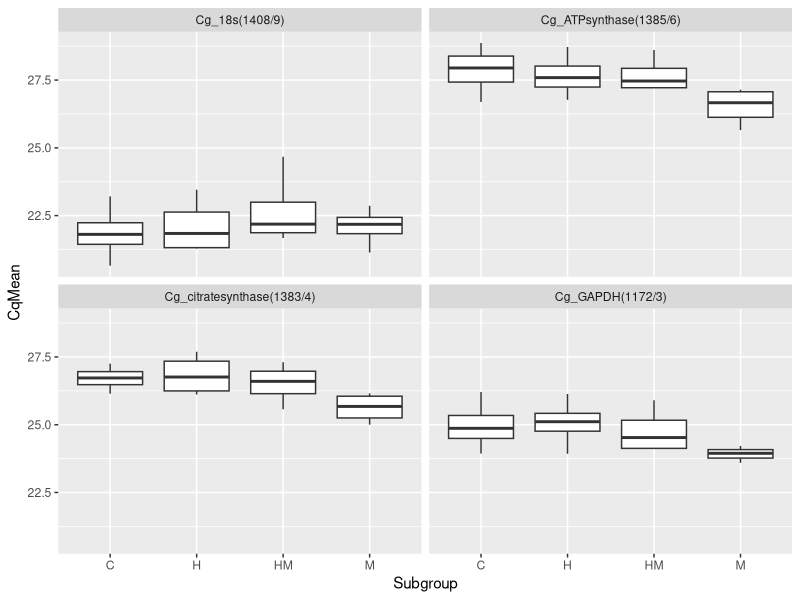
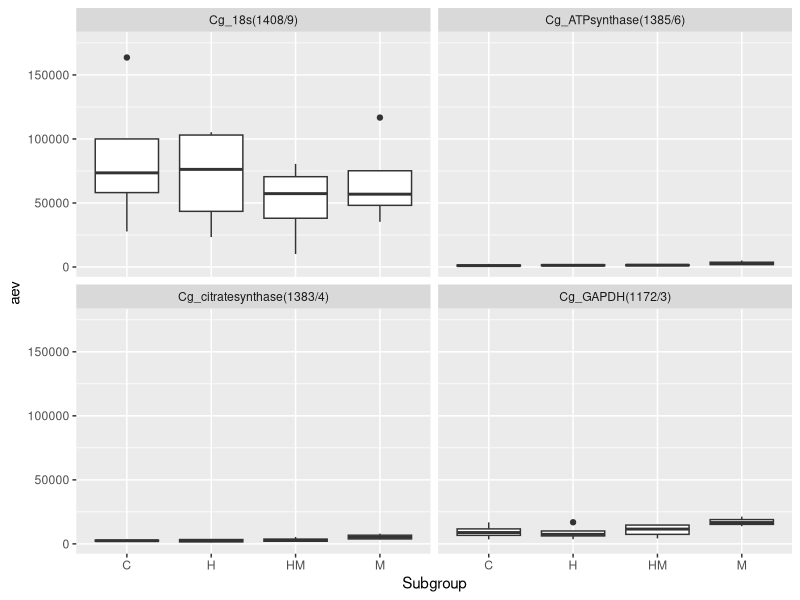
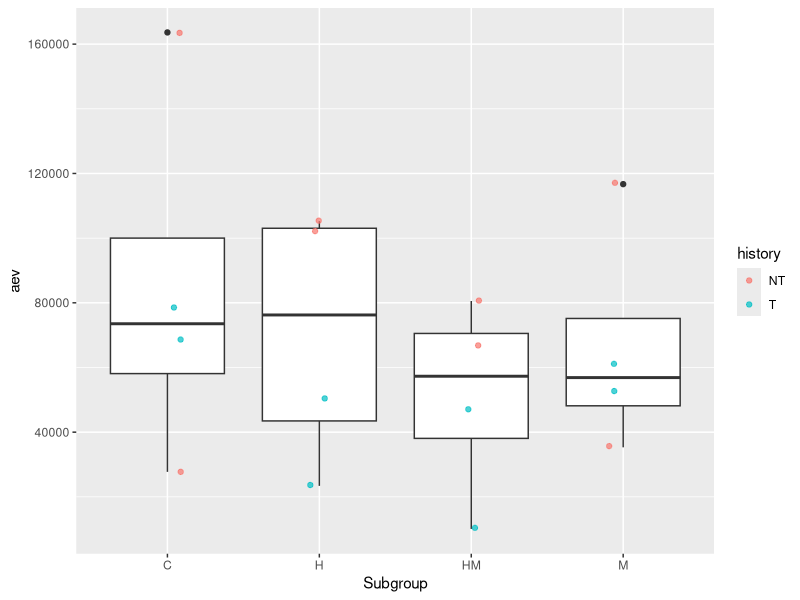
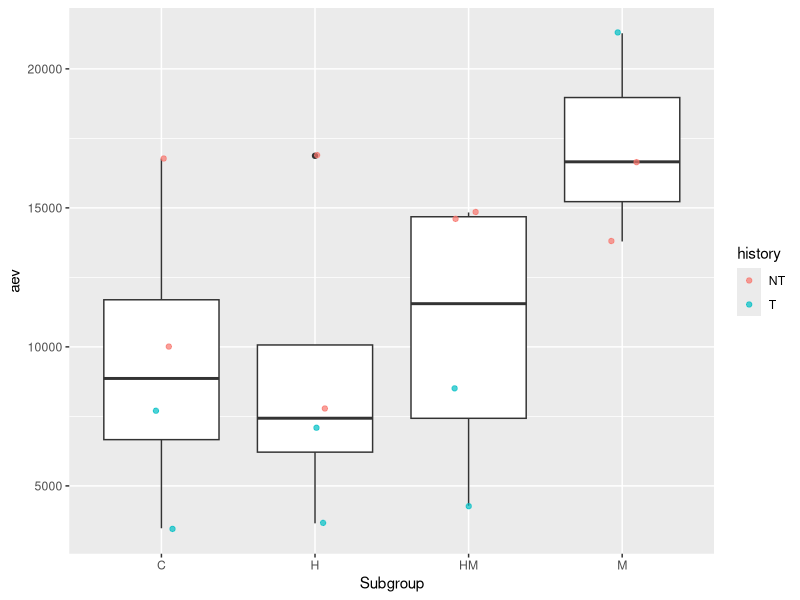
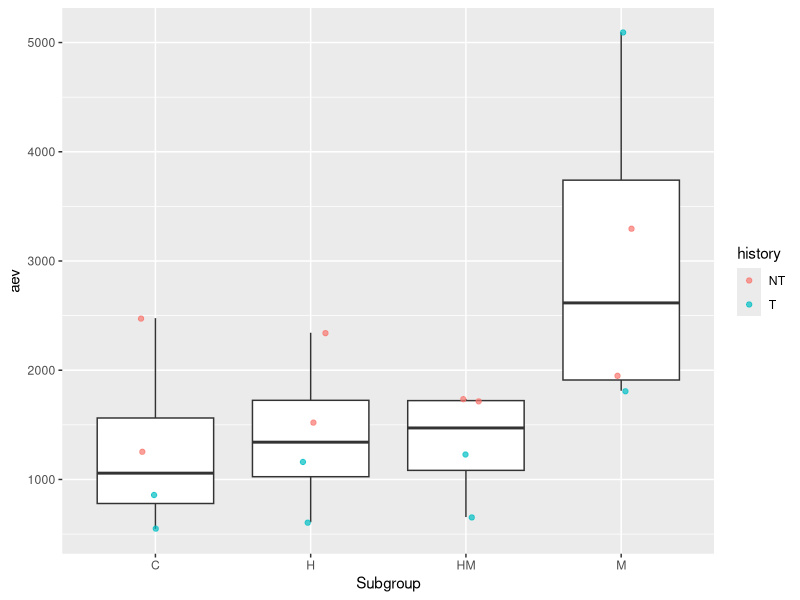
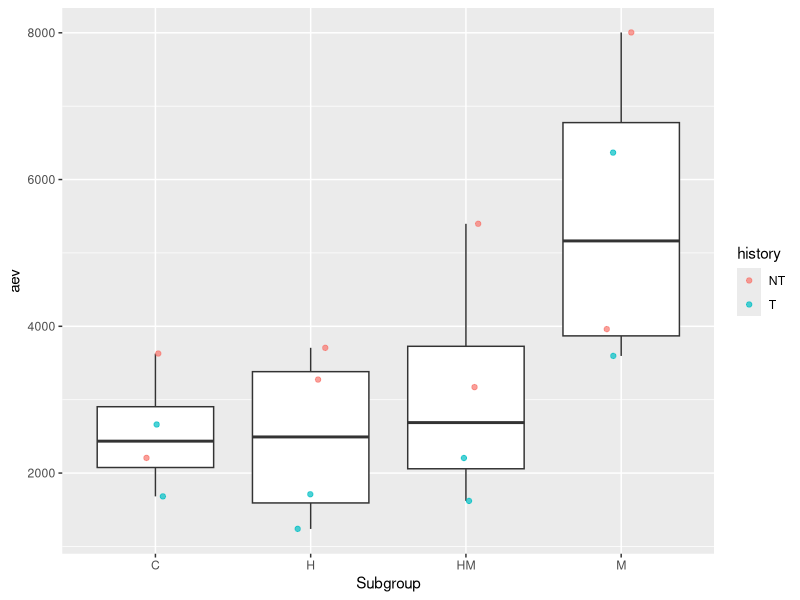

Write the R code that produced these figures, in order.
## ---- chunk 1
library(tidyverse)
## ---- chunk 2
qpcr <- read.csv("../data/SR-qpcr-data-1.csv", header = TRUE) 
## ---- chunk 3
ggplot(data = qpcr, mapping = aes(x = Subgroup, y = CqMean)) + 
  geom_boxplot() +
  facet_wrap('Target')


## ---- chunk 4

ggplot(data = qpcr, mapping = aes(x = Subgroup, y = aev)) + 
  geom_boxplot() +
  facet_wrap('Target') +
  coord_cartesian(ylim = c(1000, 175000))

## ---- chunk 5
qpcr %>%
  filter(Target == "Cg_18s(1408/9)") %>%
ggplot(mapping = aes(x = Subgroup, y = aev)) + 
  geom_boxplot()  +
  geom_jitter(aes(color = history), width = 0.1, alpha = 0.7)


## ---- chunk 6
qpcr %>%
  filter(Target == "Cg_GAPDH(1172/3)")  %>%
ggplot(mapping = aes(x = Subgroup, y = aev)) + 
  geom_boxplot()  +
  geom_jitter(aes(color = history), width = 0.1, alpha = 0.7)

## ---- chunk 7
qpcr %>%
  filter(Target == "Cg_ATPsynthase(1385/6)")  %>%
ggplot(mapping = aes(x = Subgroup, y = aev)) + 
  geom_boxplot()  +
  geom_jitter(aes(color = history), width = 0.1, alpha = 0.7)

## ---- chunk 8
qpcr %>%
  filter(Target == "Cg_citratesynthase(1383/4)")  %>%
ggplot(mapping = aes(x = Subgroup, y = aev)) + 
  geom_boxplot()  +
  geom_jitter(aes(color = history), width = 0.1, alpha = 0.7)

